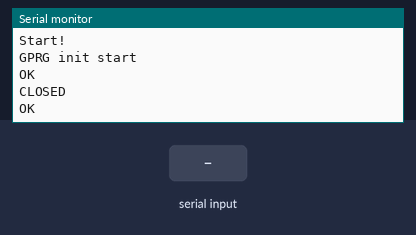
The sketch below on a simulated Arduino Uno, built with avr-gcc and run on an emulated ATmega328P. Shown: the last lines printed to the serial monitor. The test bench sets the inputs (shaded band). The modem accepts every AT command (registered, SIM ready, sends succeed) and sends nothing else.

Above: at 5.0 s.
5.1 s: "1" received over the second serial link
7.8 s: "0" received over the second serial link
At 9.2 s:
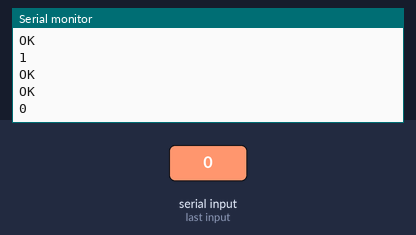
12.1 s: "2" received over the second serial link
At 13.2 s:
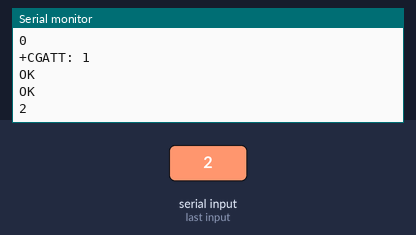

Measured:
- after the input at 7.8 s, the serial monitor: prints a new line after 0.62 s (image 1)
- after the input at 12.1 s, the serial monitor: prints a new line after 0.60 s (image 2)

The sketch:

SIM800_Test.ino
```cpp
//#include <SoftwareSerial.h>
//
////SIM800 TX is connected to Arduino D8
//#define SIM800_TX_PIN 6
//
////SIM800 RX is connected to Arduino D7
//#define SIM800_RX_PIN 7
//
////Create software serial object to communicate with SIM800
//SoftwareSerial serialSIM800(SIM800_TX_PIN, SIM800_RX_PIN);
//
//void setup() {
//  //Begin serial comunication with Arduino and Arduino IDE (Serial Monitor)
//  Serial.begin(9600);
//  while (!Serial);
//
//  //Being serial communication witj Arduino and SIM800
//  serialSIM800.begin(9600);
//  serialSIM800.println("AT+IPR=9600");
//  delay(1000);
//  delay(1000);
//  serialSIM800.println("AT");
//  delay(1500);
//  serialSIM800.println("AT+COPS?");
//  delay(1500);
//  serialSIM800.println("AT+CPAS");
//  delay(1500);
//  serialSIM800.println("AT+CREG?");
//  delay(1500);
//  serialSIM800.println("ATI");
//  delay(1500);
//  Serial.println("Setup Complete!");
//}
//
//void loop() {
//  //Read Arduino IDE Serial Monitor inputs (if available) and send them to SIM800
//  if (Serial.available()) {
//    serialSIM800.write(Serial.read());
//  }
//  //Read SIM800 output (if available) and print it in Arduino IDE Serial Monitor
//  if (serialSIM800.available()) {
//    Serial.write(serialSIM800.read());
//  }
//  delay(1500);
//
//}

#include <SoftwareSerial.h>
SoftwareSerial SIM800(6, 7); // 8 - RX Arduino (TX SIM800L), 9 - TX Arduino (RX SIM800L)

void setup() {
  // Open serial communications and wait for port to open:
  Serial.begin(9600);
  Serial.println("Start!");
  delay(2000);

  SIM800.begin(9600);
  SIM800.println("AT+IPR=9600"); // Скорость порта GSM модуля (на всякий случай);
  delay(1000);
  gprs_init();
}
void loop() {

}

void gprs_init()
{ //Процедура начальной инициализации GSM модуля
  int ATsCount = 17;
  String ATs[] = {
    "AT+CIPCLOSE",
    "AT+CIPSTATUS",
    "AT",
    "AT+CGATT?",
    "AT+CGATT=1",
    "AT+CIPSTATUS",
    "AT+CGDCONT=1,\"IP\",\"free\"",
    "AT+CIPSTATUS",
    "AT+CGACT=1,1",
    "AT+CIPSTATUS",
    "AT+CIFSR",
    "AT+CIPSTATUS",
    "AT+CIPSTART=\"TCP\",\"91.149.139.247\",45455",
    "AT+CIPSEND",
    "AT+CIPSTATUS",
    "AT+CIPCLOSE",
    "AT+CIPSTATUS"
  };
  Serial.println("GPRG init start");
  for (int i = 0; i < ATsCount; i++)
  {
    //    Serial.println(ATs[i]);  //посылаем в монитор порта
    SIM800.println(ATs[i]);  //посылаем в GSM модуль
    delay(1000);
    Serial.println(ReadGSM());  //показываем ответ от GSM модуля
    delay(1000);
  }
  Serial.println("GPRG init complete");
}

String ReadGSM()
{ //функция чтения данных от GSM модуля
  int c;
  String v;
  while (SIM800.available())
  { //сохраняем входную строку в переменную v
    c = SIM800.read();
    v += char(c);
    delay(10);
  }
  return v;
}
```
